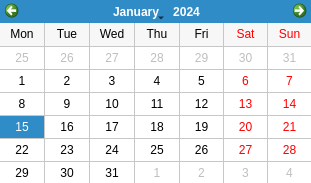
<?xml version="1.0" encoding="UTF-8"?>
<ui version="4.0">
 <class>dlgCalendar</class>
 <widget class="QDialog" name="dlgCalendar">
  <property name="windowModality">
   <enum>Qt::ApplicationModal</enum>
  </property>
  <property name="geometry">
   <rect>
    <x>0</x>
    <y>0</y>
    <width>311</width>
    <height>183</height>
   </rect>
  </property>
  <property name="maximumSize">
   <size>
    <width>311</width>
    <height>183</height>
   </size>
  </property>
  <property name="windowTitle">
   <string>Seleccione Fecha</string>
  </property>
  <property name="windowIcon">
   <iconset>
    <normaloff>../img/logo.svg</normaloff>../img/logo.svg</iconset>
  </property>
  <property name="modal">
   <bool>true</bool>
  </property>
  <widget class="QCalendarWidget" name="Calendar">
   <property name="geometry">
    <rect>
     <x>0</x>
     <y>0</y>
     <width>312</width>
     <height>185</height>
    </rect>
   </property>
   <property name="firstDayOfWeek">
    <enum>Qt::Monday</enum>
   </property>
   <property name="gridVisible">
    <bool>true</bool>
   </property>
   <property name="horizontalHeaderFormat">
    <enum>QCalendarWidget::ShortDayNames</enum>
   </property>
   <property name="verticalHeaderFormat">
    <enum>QCalendarWidget::NoVerticalHeader</enum>
   </property>
   <property name="navigationBarVisible">
    <bool>true</bool>
   </property>
  </widget>
 </widget>
 <resources/>
 <connections/>
</ui>
